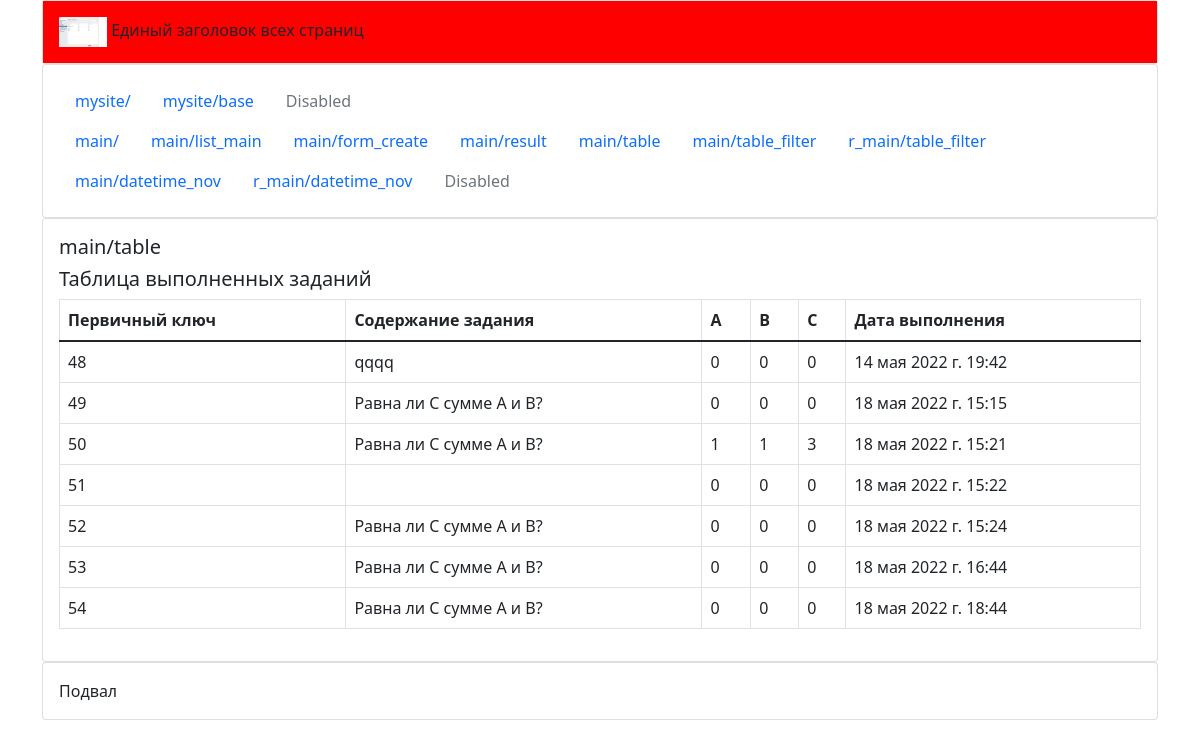
The page /main/table/ on the database as committed earlier.
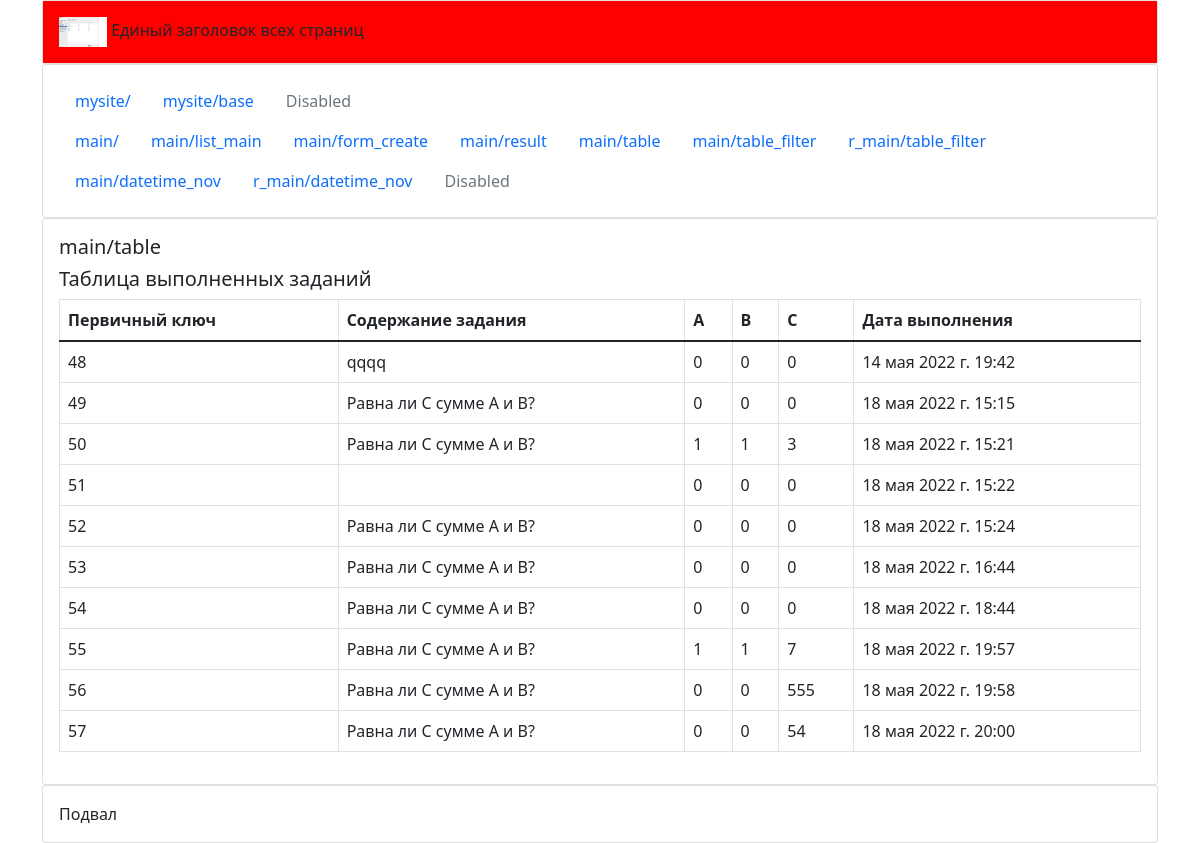
The same page on the database as committed later.
### main/models.py (models this page shows, shortened)
class Abc(models.Model):
    id = models.IntegerField('Первичный ключ', primary_key=True)
    task = models.CharField('Содержание задания',default="Равна ли С сумме A и B?", max_length=256)
    a = models.IntegerField('A', default=0)
    b = models.IntegerField('B', default=0)
    c = models.IntegerField('C', default=0)
    pub_date = models.DateTimeField('Дата выполнения', default=timezone.now())
    class Meta:
        verbose_name =  'Таблица выполненных заданий'
        verbose_name_plural = 'Таблицы выполненных заданий'

### main/views.py (the view)
# urls.py: path('table/', views.table, name='table'),
def table(request):
    verbose_name = Abc._meta.verbose_name
    print('\nverbose_name: ', verbose_name)
    fields = Abc.objects.values()[0]
    verbose_fields=list()
    for field in fields:
        verbose_fields.append(Abc._meta.get_field(field).verbose_name)
    print('\nfields:\n', fields)
    print('\nverbose_fields:\n', verbose_fields)
    values = Abc.objects.values_list()
    print('\nvalues:\n', values)
    context = {'verbose_name': verbose_name, 'verbose_fields': verbose_fields, 'values': values}
    return render(request, 'main/table.html', context)

### templates/main/table.html (shortened to what this page needs)
{% extends '../mysite/base.html' %}
{% block content %}
<h5>main/table</h5>
<h5>{{verbose_name}}</h5>
<table class="table table-bordered">
    <thead>
    <tr>
        {% for item in verbose_fields %}
        <th scope="col">{{ item }}</th>
        {% endfor %}
    </tr>
    </thead>
    <tbody>
    {% for row in values %}
    <tr>
        {% for item in row %}
        <td>
            {{ item }}
        </td>
        {% endfor %}
    </tr>
    {% endfor %}
</table>
{% endblock %}

Rows that differ between the two databases and show on the page:
added Abc: row "55" "Равна ли С сумме A и B?" "1" "1" "7" "18 мая 2022 г. 19:57"
added Abc: row "56" "Равна ли С сумме A и B?" "0" "0" "555" "18 мая 2022 г. 19:58"
added Abc: row "57" "Равна ли С сумме A и B?" "0" "0" "54" "18 мая 2022 г. 20:00"
